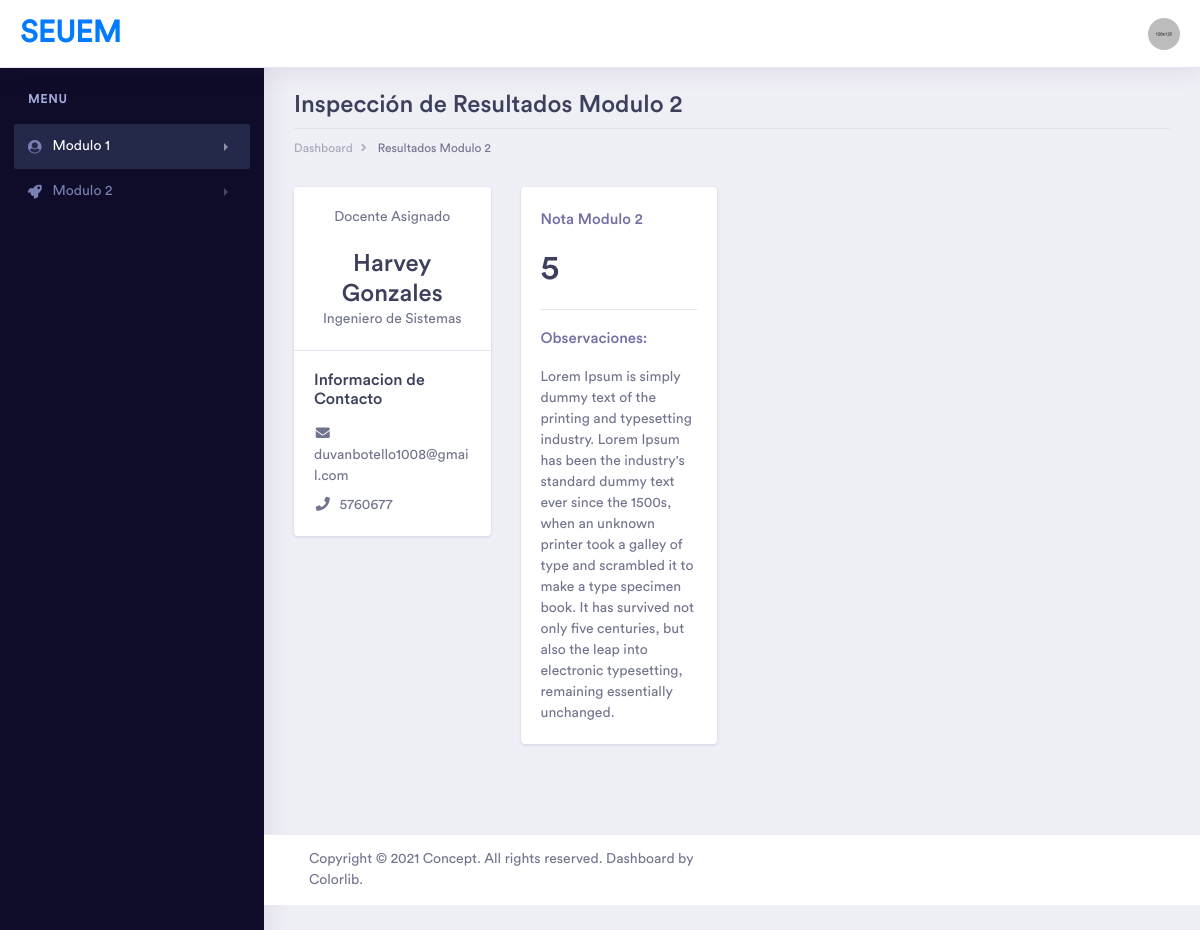
/resultadosm2 (signed in), run on the app's committed database.
### student/models.py (models this page shows, shortened)
class Estudiantes(models.Model):
    user = models.OneToOneField(User, on_delete=models.CASCADE, primary_key=True)
    nombres = models.CharField(max_length=100, null=True, blank=False, verbose_name=('Nombres'))
    apellidos = models.CharField(max_length=100, null=True, blank=False, verbose_name=('Apellidos'))
    codigo_estudiante = models.CharField(max_length=100, unique=True, null=True, blank=False,
                                         verbose_name=('Codigo Estudiantil'))
    grado = models.ForeignKey(Grade, on_delete=models.CASCADE, null=True, blank=True,
                              verbose_name='Asigne un grado',
                              related_name='Grado', help_text='Seleccione un grado y asignelo')
    edad = models.CharField(max_length=10, null=True, blank=False, verbose_name=('Edad'))
    nombre_acudiente = models.CharField(max_length=100, null=True, blank=False, verbose_name=('Nombre del acudiente'))
    telefono_contacto = models.CharField(max_length=100, null=True, blank=False, verbose_name=('Contacto'))
    correo = models.EmailField(verbose_name=('Correo Electronico'))
    docente = models.OneToOneField(Docentes, on_delete=models.SET_NULL, null=True, blank=True, default=None,
                                   verbose_name='Asigne un docente',
                                   related_name='Docente', help_text='Seleccione un docente y asignelo')
    class Meta:
        verbose_name = 'Estudiante'
        verbose_name_plural = 'Estudiantes'

class Docentes(models.Model):
    nombres = models.CharField(max_length=100, null=True, blank=False, verbose_name=('Nombres'))
    apellidos = models.CharField(max_length=100, null=True, blank=False, verbose_name=('Apellidos'))
    documento = models.CharField(max_length=100, unique=True, null=True, blank=False,
                                 verbose_name=('Documento identidad'))
    edad = models.CharField(max_length=10, null=True, blank=False, verbose_name=('Edad'))
    titulo = models.CharField(max_length=100, null=True, blank=False, verbose_name=('Titulo academico'))
    telefono_contacto = models.CharField(max_length=100, null=True, blank=False, verbose_name=('Contacto'))
    correo = models.EmailField(verbose_name=('Correo Electronico'))
    class Meta:
        verbose_name = 'Docente'
        verbose_name_plural = 'Docentes'

class EntregaArchivos(models.Model):
    estudiante = models.ForeignKey(Estudiantes, on_delete=models.CASCADE)
    codigo_estudiante = models.CharField(max_length=100, null=True, blank=False,
                                         verbose_name=('Codigo Estudiantil'), unique=True)
    formato_guia = models.FileField(upload_to="static/archivos/", null=True, blank=True,
                                    verbose_name=('Plantilla Guia'))
    nota = models.CharField(max_length=10, null=True, blank=False, verbose_name=('Ingrese Nota'))
    observaciones = models.TextField(null=True, blank=False, verbose_name=('Ingrese Observaciones'))
    class Meta:
        verbose_name = 'Entrega'
        verbose_name_plural = 'Entregas'

### student/views.py (the view)
# urls.py: path('resultadosm2', ResultadosM2View.as_view(), name='resultadosm2'),
class ResultadosM2View(LoginRequiredMixin, View):
    template_name = 'student/resultados_m2.html'
    login_url = reverse_lazy('login:login_student')
    redirect_field_name = None
    def get(self, request, *args, **kwargs):
        return render(request, self.template_name)

### article/templatetags/tag_article.py (called while the page is built)
@register.simple_tag()
def get_entrega_all(estudiante):
    estudiante = EntregaArchivos.objects.filter(estudiante=estudiante).first()
    if estudiante:
        return estudiante
    return None

### student/templates/student/resultados_m2.html (shortened to what this page needs)
{% extends 'login/base_das.html' %}
{% load static tag_article %}
{% block titledas %}Inspección de Resultados Modulo 2{% endblock titledas %}
{% block ubicacion_das %}Resultados Modulo 2{% endblock ubicacion_das %}
{% block contentblock %}
    <div class="row">
        {% if request.user.estudiantes.docente %}
            <div class="col-xl-3 col-lg-3 col-md-5 col-sm-12 col-12">
                <div class="card">
                    <div class="card-body">
                        <div class="text-center">Docente Asignado</div>
                        <br>
                        <div class="text-center">
                            <h2 class="font-24 mb-0">{{ request.user.estudiantes.docente.nombres }} {{ request.user.estudiantes.docente.apellidos }}</h2>
                            <p>{{ request.user.estudiantes.docente.titulo }}</p>
                        </div>
                    </div>
                    <div class="card-body border-top">
                        <h3 class="font-16">Informacion de Contacto</h3>
                        <div class="">
                            <ul class="list-unstyled mb-0">
                                <li class="mb-2"><i
                                        class="fas fa-fw fa-envelope mr-2"></i>{{ request.user.estudiantes.docente.correo }}
                                </li>
                                <li class="mb-0"><i
                                        class="fas fa-fw fa-phone mr-2"></i>{{ request.user.estudiantes.docente.telefono_contacto }}
                                </li>
                            </ul>
                        </div>
                    </div>
                </div>
            </div>
        {% endif %}
        {% get_entrega_all request.user.estudiantes as estudiante_entrega %}
        {% if estudiante_entrega.nota %}
            <div class="col-xl-3 col-lg-6 col-md-6 col-sm-12 col-12">
                <div class="card">
                    <div class="card-body">
                        <h5 class="text-muted">Nota Modulo 2</h5>
                        <div class="metric-value d-inline-block">
                            <h1 class="mb-1">{{ estudiante_entrega.nota }}</h1>
                        </div>
                        <hr>
                        <h5 class="text-muted">Observaciones: </h5>
                        <p>{{ estudiante_entrega.observaciones }}</p>
                    </div>
                </div>
            </div>
        {% endif %}
    </div>
{% endblock contentblock %}

### login/templates/login/base_das.html (shortened to what this page needs)
{% load static tag_article %}
<!doctype html>
<html lang="es">
<head>
    <link rel="stylesheet" href="{% static 'assets/vendor/bootstrap/css/bootstrap.min.css' %}">
    <link href="{% static 'assets/vendor/fonts/circular-std/style.css' %}" rel="stylesheet">
    <link rel="stylesheet" href="{% static 'assets/libs/css/style.css' %}">
    <link rel="stylesheet" href="{% static 'assets/vendor/fonts/fontawesome/css/fontawesome-all.css' %}">
    <link rel="stylesheet" href="{% static 'assets/vendor/charts/chartist-bundle/chartist.css' %}">
    <link rel="stylesheet" href="{% static 'assets/vendor/charts/morris-bundle/morris.css' %}">
    <link rel="stylesheet"
          href="{% static 'assets/vendor/fonts/material-design-iconic-font/css/materialdesignicons.min.css' %}">
    <link rel="stylesheet" href="{% static 'assets/vendor/charts/c3charts/c3.css' %}">
    <link rel="stylesheet" href="{% static 'assets/vendor/fonts/flag-icon-css/flag-icon.min.css' %}">
</head>
<body>
<div class="dashboard-main-wrapper">
    <div class="dashboard-header">
        <nav class="navbar navbar-expand-lg bg-white fixed-top">
            <a class="navbar-brand" href="#">SEUEM</a>
            <div class="collapse navbar-collapse " id="navbarSupportedContent">
                <ul class="navbar-nav ml-auto navbar-right-top">
                    <li class="nav-item dropdown nav-user">
                        <a class="nav-link nav-user-img" href="#" id="navbarDropdownMenuLink2" data-toggle="dropdown"
                           aria-haspopup="true" aria-expanded="false"><img
                                src="{% static 'assets/images/avatar-1.jpg' %}" alt=""
                                class="user-avatar-md rounded-circle"></a>
                    </li>
                </ul>
            </div>
        </nav>
    </div>
    <div class="nav-left-sidebar sidebar-dark">
        <div class="menu-list">
            <nav class="navbar navbar-expand-lg navbar-light">
                <div class="collapse navbar-collapse" id="navbarNav">
                    <ul class="navbar-nav flex-column">
                        <li class="nav-divider">
                            Menu
                        </li>
                        <li class="nav-item ">
                            <a class="nav-link active" href="#" data-toggle="collapse" aria-expanded="false"
                               data-target="#submenu-1" aria-controls="submenu-1"><i
                                    class="fa fa-fw fa-user-circle"></i>Modulo 1</a>
                        </li>
                        {% resultados request.user.estudiantes.codigo_estudiante as resultados_test %}
                        {% if resultados_test %}
                            {% if resultados_test.puntos_totales >= 75 %}
                                <li class="nav-item">
                                    <a class="nav-link" href="#" data-toggle="collapse" aria-expanded="false"
                                       data-target="#submenu-2" aria-controls="submenu-2"><i
                                            class="fa fa-fw fa-rocket"></i>Modulo
                                        2</a>
                                </li>
                            {% endif %}
                        {% endif %}
                    </ul>
                </div>
            </nav>
        </div>
    </div>
    <div class="dashboard-wrapper">
        <div class="dashboard-ecommerce">
            <div class="container-fluid dashboard-content ">
                <div class="row">
                    <div class="col-xl-12 col-lg-12 col-md-12 col-sm-12 col-12">
                        <div class="page-header">
                            <h2 class="pageheader-title">{% block titledas %}{% endblock titledas %} </h2>
                            <div class="page-breadcrumb">
                                <nav aria-label="breadcrumb">
                                    <ol class="breadcrumb">
                                        <li class="breadcrumb-item"><a href="#" class="breadcrumb-link">Dashboard</a>
                                        </li>
                                        <li class="breadcrumb-item active" aria-current="page">
                                            {% block ubicacion_das %}{% endblock ubicacion_das %}
                                        </li>
                                    </ol>
                                </nav>
                            </div>
                        </div>
                    </div>
                </div>
                {% block contentblock %}
                {% endblock contentblock %}
            </div>
        </div>
        <div class="footer">
            <div class="container-fluid">
                <div class="row">
                    <div class="col-xl-6 col-lg-6 col-md-6 col-sm-12 col-12">
                        Copyright © 2021 Concept. All rights reserved. Dashboard by <a href="">Colorlib</a>.
                    </div>
                </div>
            </div>
        </div>
    </div>
</div>
</body>
</html>

### data on the page
EntregaArchivos: nota "5", observaciones "Lorem Ipsum is simply dummy text of the printing and typesetting industry. Lorem Ipsum has been the industry's standard dummy text ever since the 1500s, when an unknown printer took a galley of type and scrambled it to make a type specimen book. It has survived not only five centuries, but also the leap into electronic typesetting, remaining essentially unchanged."

### other printed values
{{ request.user.estudiantes.docente.nombres }} "Harvey"
{{ request.user.estudiantes.docente.apellidos }} "Gonzales"
{{ request.user.estudiantes.docente.titulo }} "Ingeniero de Sistemas"
{{ request.user.estudiantes.docente.correo }} "duvanbotello1008@gmail.com"
{{ request.user.estudiantes.docente.telefono_contacto }} "5760677"
